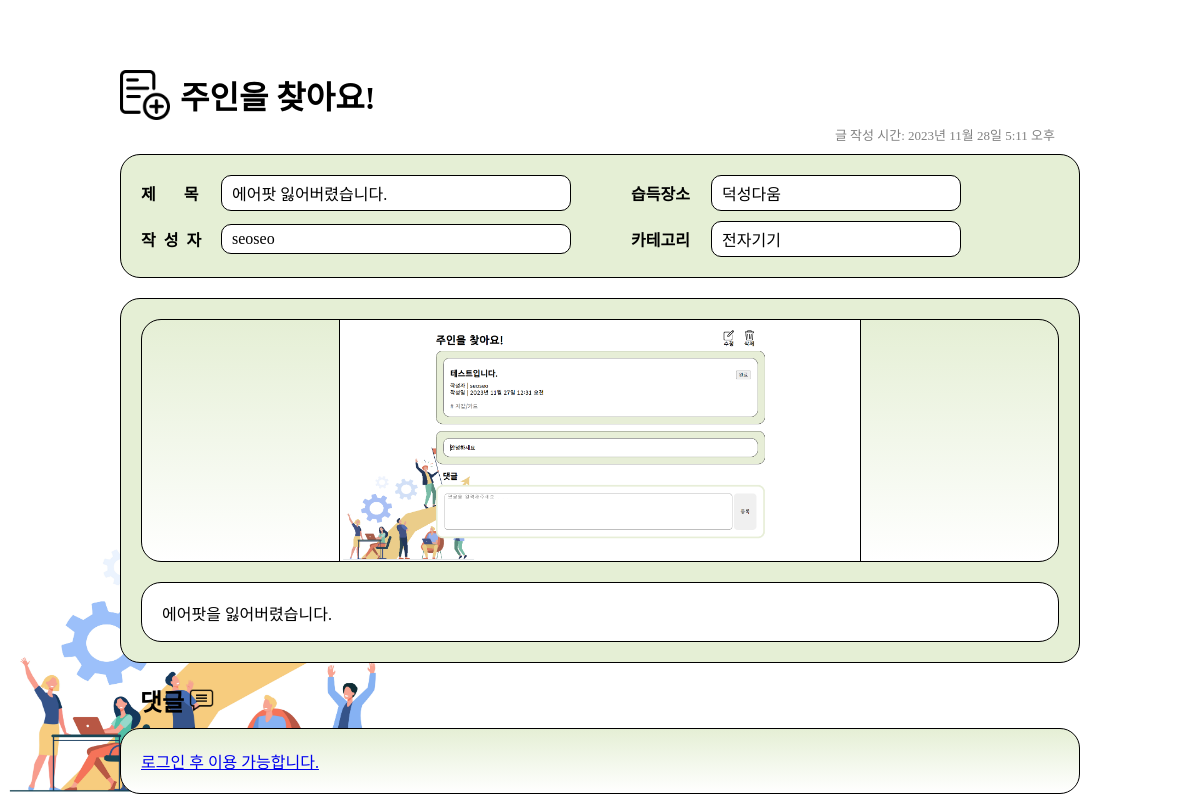
The page /mypage/find-detail/26/ on the database its author committed.
### message/models.py (models this page shows, shortened)
class FindItem(models.Model):
    title = models.CharField(max_length=30)
    author = models.ForeignKey(settings.AUTH_USER_MODEL, null=True, on_delete=models.SET_NULL)
    place = models.CharField(max_length=15, null=True)
    created_at = models.DateTimeField(auto_now_add=True)
    category = models.ForeignKey(Category, null=True, on_delete=models.SET_NULL)
    head_image = models.ImageField(upload_to='message/images/find/%Y/%m/%d/', blank=True)
    content = models.TextField()
    def __str__(self):
        return f'{self.title}'

class Category(models.Model):
    name = models.CharField(max_length=10, unique=True)
    slug = models.SlugField(max_length=100, unique=True, allow_unicode=True)
    head_image = models.ImageField(upload_to='message/images/category/', blank=True)
    def __str__(self):
        return self.name
    class Meta:
        verbose_name_plural = 'Categories'

### user/models.py (models this page shows)
class CustomUser(AbstractUser):
    get_verification_token = models.CharField(max_length=64, blank=True, null=True)
    groups = models.ManyToManyField('auth.Group', related_name='custom_users')
    user_permissions = models.ManyToManyField('auth.Permission', related_name='custom_users')

### mypage/views.py (the view)
# urls.py: path("find-detail/<int:pk>/", views.find_detail, name='find-detail'),
def find_detail(request, pk):
    find_item = get_object_or_404(FindItem, pk=pk)
    return render(request, 'message/findItem_detail.html', {'find': find_item})

### message/templates/message/findItem_detail.html (shortened to what this page needs)
<!DOCTYPE html>
{% load static %}
<html lang="ko">
<head>
    <link rel="stylesheet" href="{% static 'message/css/base_detail.css' %}" media="screen" />
</head>
<body>
    <div class="container">
        <div class="main-title">
            <img class="main-title-image" src="/static/message/image/new_post_icon.png">
            <div class="main-title-font">
                주인을 찾아요!
            </div>
        </div>
        <div class="created_at create_at-font">
            글 작성 시간: {{ find.created_at }}
        </div>
        <div class="content-container">
            <div class="content-title-container">
                <div class="content-title-content">
                    <div class="content-title">
                        <div class="content-label-font">
                            제&nbsp;&nbsp;&nbsp;&nbsp;&nbsp;&nbsp;&nbsp;목
                        </div>
                        <div class="content-large-box">
                            {{ find.title }}
                        </div>
                    </div>
                    <div class="content-place">
                        <div class="content-label-font">
                            습득장소
                        </div>
                        <div class="content-small-box">
                            {{ find.place }}
                        </div>
                    </div>
                </div>
                <div class="content-title-content">
                    <div class="content-author">
                        <div class="content-label-font">
                            작&nbsp;&nbsp;성&nbsp;&nbsp;자
                        </div>
                        <div class="content-large-box">
                            {{ find.author }}
                        </div>
                    </div>
                    <div class="content-category">
                        <div class="content-label-font">
                            카테고리
                        </div>
                        <div class="content-small-box">
                            {{ find.category }}
                        </div>
                    </div>
                </div>
            </div>
            <div class="content-content">
                {% if find.head_image %}
                <div class="content-img-container">
                    <img class="content-image" src="{{ find.head_image.url }}" alt="{{ find }} head image">
                </div>
                {% endif %}
                <div class="content-content-text">
                    <p class="content-font">{{ find.content | linebreaks }}</p>
                </div>
            </div>
        </div>
        <div class="comment-title">
            <div class="comment-title-font">
                댓글
            </div>
            <img class="comment-title-image" src="/static/message/image/comment_icon.png">
        </div>
        <div class="comment-container">
            {% if user.is_authenticated %}
            <form id="comment-form" method="POST" action="/message/find/{{ find.pk }}/new_comment/">
                {% csrf_token %}
                <div class="comment-form">
                    {{ comment_form }}
                    <button class="comment-form-button" type="submit">등록</button>
                </div>
            </form>
            {% else %}
            <a class="sub-font" role="button" href="/login/">로그인 후 이용 가능합니다.</a>
            {% endif %}
        </div>
    </div>
</body>
</html>

### message/static/message/css/base_detail.css (style rules this page uses)
body { font-family: 'EASTARJET-Medium'; background-image: url(/static/message/image/detail.jpg); background-position: left -20px bottom -10px; background-size: 450px 360px; background-attachment: fixed; background-repeat: no-repeat; }
.container { width: 960px; display: grid; margin: 70px auto 0px auto; }
.main-title { display: flex; align-items: center; }
.main-title-image { width: 50px; height: 50px; margin-right: 10px; }
.created_at { display: flex; justify-content: flex-end; margin: 5px 25px 0 0; }
.content-container { max-width: 100%; margin: 10px 0; }
.content-title-container { display: flex; flex-direction: column; background-color: #E5EFD5; border: 1px solid black; border-radius: 20px; padding: 20px; margin-bottom: 20px; gap: 10px; }
.content-title-content { display: flex; align-items: center; gap: 10px; }
.content-title, .content-author { display: flex; align-items: center; margin-right: 50px; }
.content-place, .content-category { display: flex; align-items: center; }
.content-large-box { background-color: white; border: 1px solid black; width: 350px; box-sizing: border-box; padding: 5px 10px; border-radius: 10px; }
.content-small-box { background-color: white; border: 1px solid black; width: 250px; box-sizing: border-box; padding: 5px 10px; border-radius: 10px; }
.content-content { display: flex; flex-direction: column; gap: 20px; background-color: #E5EFD5; border: 1px solid black; border-radius: 20px; padding: 20px; }
.content-img-container { display: flex; justify-content: center; background: linear-gradient(to bottom, #E5EFD5, #ffffff); border: 1px solid black; border-radius: 20px; }
.content-image { width: 520px; border-left: 1px solid black; border-right: 1px solid black; }
.content-content-text { border: 1px solid black; border-radius: 20px; padding: 0px 20px; background-color: white; }
.comment-title { display: flex; align-items: center; margin: 10px 20px; }
.comment-title-image { width: 25px; height: 25px; margin-left: 5px; }
.comment-container { max-width: 100%; margin-bottom: 20px 0 70px 0; background: linear-gradient(to bottom, #E5EFD5, #ffffff); border: 1px solid black; border-radius: 20px; padding: 20px; }
.main-title-font { font-size: xx-large; font-weight: 900; }
.create_at-font { font-size: small; color: gray; }
.sub-font { font-size: medium; font-weight: 500; }
.content-font { font-size: large; font-weight: 500; }
.comment-title-font { font-size: x-large; font-weight: bold; }
.content-label-font { font-size: medium; font-weight: 600; width: 80px; text-align: left; }

### rows shown on the page
FindItem: created_at "2023년 11월 28일 5:11 오후", title "에어팟 잃어버렸습니다.", place "덕성다움", author "seoseo", category "전자기기", head_image (picture), content "에어팟을 잃어버렸습니다."
